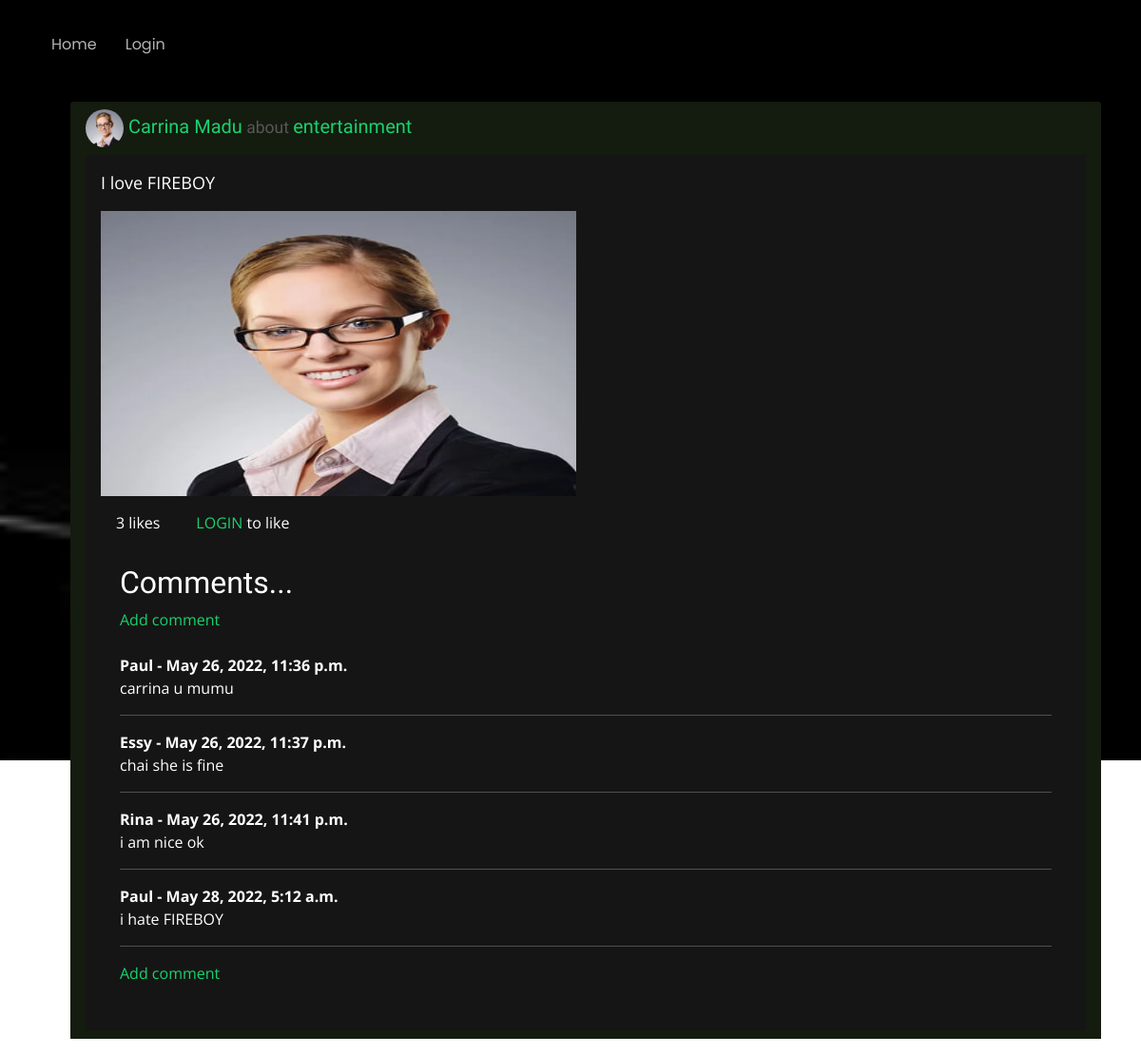
/article/14, run on the app's committed database.
### theblog/models.py (models this page shows, shortened)
class BlogPost(models.Model):
    auth_user = models.ForeignKey(
        User,
        on_delete=models.CASCADE
    )
    category = models.CharField(max_length=255, default = 'coding')
    body=models.TextField()
    post_date = models.DateTimeField(auto_now_add=True)
    likes = models.ManyToManyField(User, related_name = 'blog_posts')
    image = models.ImageField(null = True, blank = True, upload_to = 'images')
    def total_likes(self):
        return self.likes.count()

class Profile(models.Model):
    user = models.OneToOneField(
        User,
        null = True,
        on_delete=models.CASCADE)
    friends = models.ManyToManyField("Friend", related_name='friend')
    linkedIn_url = models.CharField(default="",max_length=100,  blank=True, null=True)
    twitter_url = models.CharField(default="",max_length=100,  blank=True, null=True)
    instagram_url = models.CharField(default="",max_length=100,  blank=True, null=True)
    facebook_url = models.CharField(default="",max_length=100,  blank=True, null=True)
    image = models.ImageField(upload_to = 'images/profile', null=True, blank=True )
    verified = models.BooleanField(default=False)

class Comment(models.Model):
    post = models.ForeignKey(BlogPost, related_name="comments", on_delete=models.CASCADE)
    name = models.CharField(max_length=255)
    body = models.TextField()
    date_added = models.DateTimeField(auto_now_add=True)

### theblog/views.py (the view)
# urls.py: path('article/<int:pk>', ArticleDetailView.as_view(), name = 'article-detail' ),
class ArticleDetailView(DetailView):
    model = BlogPost
    template_name = 'article_detail.html'
    def get_context_data(self, *args, **kwargs):
        context = super(ArticleDetailView, self).get_context_data(*args, **kwargs)
        stuff = get_object_or_404(BlogPost, id=self.kwargs[str('pk')])
        liked = False
        if stuff.likes.filter(id=self.request.user.id).exists():
            liked=True
        total_likes = stuff.total_likes()
        context["total_likes"] = total_likes
        context["liked"] = liked
        return context

### theblog/templates/article_detail.html (shortened to what this page needs)
{% extends 'base.html' %}
{% load static %}
{% block content %}
<header>
    <div class="container">
      <nav id="navbar" class="navbar">
        <ul>
          <li><a class="nav-link" href="{% url 'home' %}">Home</a></li>
          {% if user.is_authenticated %}
          <li><a class="nav-link" href="{% url 'profile-detail' user.profile.id %}">Profile</a></li>
          <li><a class="nav-link" href="{% url 'logout' %}">Logout</a></li>
          {% else %}
          <li><a class="nav-link" href="{% url 'login' %}">Login</a></li>
          {% endif %}
        </ul>
      </nav>
      <br>
      <br>
    </div>
</header>
<div class="">
<ul>
  <div class="card" style="border-color: #18d26e;border-style: hidden;border-radius: 10%;">
    <div class="card-header" style="background-color: rgb(20, 27, 15);">
      {% if blogpost.auth_user.profile.image %}
      <h5><img src="{{ blogpost.auth_user.profile.image.url}}" style="border-radius: 50%;" height="40" width="40"><a href="{% url 'profile-detail' blogpost.auth_user.profile.id %}"> {{blogpost.auth_user.first_name }} {{blogpost.auth_user.last_name }}</a><small><a style="color: rgb(88, 87, 87);"> about </a></small><a href="{% url 'category' blogpost.category|slugify %}">{{blogpost.category}}</a></h5>
      {% endif %}
        <div class="card-body" style="background-color: rgb(22, 21, 21);">
          <p class="card-text" style="font-size: large;">{{ blogpost.body }}</p>
          {% if blogpost.image %}
          <img src="{{blogpost.image.url}}" height="300" width="500">
          {% endif %}
          <div class="row card-body" >
             <div class="col-md-1 form-group mt-3 mt-md-0">
                {% if total_likes == 1 %}
                  <p>{{total_likes}} like</p>
                {% else %}
                <p>{{total_likes}} likes</p>
                {% endif %}
                </div>
            <div class="col-md-2 form-group mt-3 mt-md-0" style="border-radius: 50%;">
              <form action="{% url 'like_post' blogpost.pk %}" method="POST">
                {% if user.is_authenticated %}
                {% if liked %}
                  <button id="unlike" type="submit" name="blogpost_id" value="{{ blogpost.id }}" class="btn "><i class="bx bxs-like" style="color: rgb(4, 4, 255);"></i></button>
                {% else %}
                  <button id="like" type="submit" name="blogpost_id" value="{{ blogpost.id }}" class="btn"><i class="bx bx-like" style="color: rgb(4, 4, 255);"></i></button>
                {% endif %}
              </form>
              {% else %}
                <p><a href="{% url 'login' %}">LOGIN</a> to like</p>
              {% endif %}
            </div>
            <div class="col-md-2 form-group mt-3 mt-md-0">
          </div>
          <div class="card-body" style="background-color: rgb(22, 21, 21);">
              <h2>Comments...</h2>
              {% if not blogpost.comments.all %}
              <hr>
              No Comments Yet... <a href="{% url 'add_comment' blogpost.pk %}"><i class="bx bxs-comment"></i></a>
              {% else %}
              <a href="{% url 'add_comment' blogpost.pk %}">Add comment </a>
              <br>
              <br>
                {% for comment in blogpost.comments.all %}
                 <strong> {{ comment.name }} - {{ comment.date_added }}</strong>
                 <br>
                 {{ comment.body }}
                 <br>
                 <hr>
                {% endfor %}
                <a href="{% url 'add_comment' blogpost.pk %}">Add comment </a>
              {% endif %}
        </div>
          </div>
  </div></a>
  </div>
</ul>
</div>
{% endblock %}

### static/assets/css/style.css (style rules this page uses)
body { font-family: "Open Sans", sans-serif; background-color: #040404; color: #fff; position: relative; background: transparent; }
body::before { content: ""; position: fixed; background: #040404 url("../img/bg.jpg") top right no-repeat; background-size: cover; left: 0; right: 0; top: 0; height: 100vh; z-index: -1; }
@media (min-width: 1024px) { body::before { background-attachment: fixed; } }
a { color: #18d26e; text-decoration: none; }
h1, h2, h3, h4, h5, h6 { font-family: "Raleway", sans-serif; }
.navbar { padding: 0; margin-top: 35px; }
.navbar ul { margin: 0; padding: 0; display: flex; list-style: none; align-items: center; }
.navbar li { position: relative; }
.navbar li + li { margin-left: 30px; }
.navbar a, .navbar a:focus { display: flex; align-items: center; justify-content: space-between; padding: 0; font-family: "Poppins", sans-serif; font-size: 16px; font-weight: 400; color: rgba(255, 255, 255, 0.7); white-space: nowrap; transition: 0.3s; }
.navbar a:before { content: ""; position: absolute; width: 0; height: 2px; bottom: -4px; left: 0; background-color: #18d26e; visibility: hidden; width: 0px; transition: all 0.3s ease-in-out 0s; }

### data on the page
BlogPost: auth_user.profile.image (picture), auth_user.first_name "Carrina", auth_user.last_name "Madu", category "entertainment", body "I love FIREBOY", image (picture)
Comment: name "Paul", date_added "May 26, 2022, 11:36 p.m.", body "carrina u mumu"
Comment: name "Essy", date_added "May 26, 2022, 11:37 p.m.", body "chai she is fine"
Comment: name "Rina", date_added "May 26, 2022, 11:41 p.m.", body "i am nice ok"
Comment: name "Paul", date_added "May 28, 2022, 5:12 a.m.", body "i hate FIREBOY"

### other printed values
{{ total_likes }} "3"
